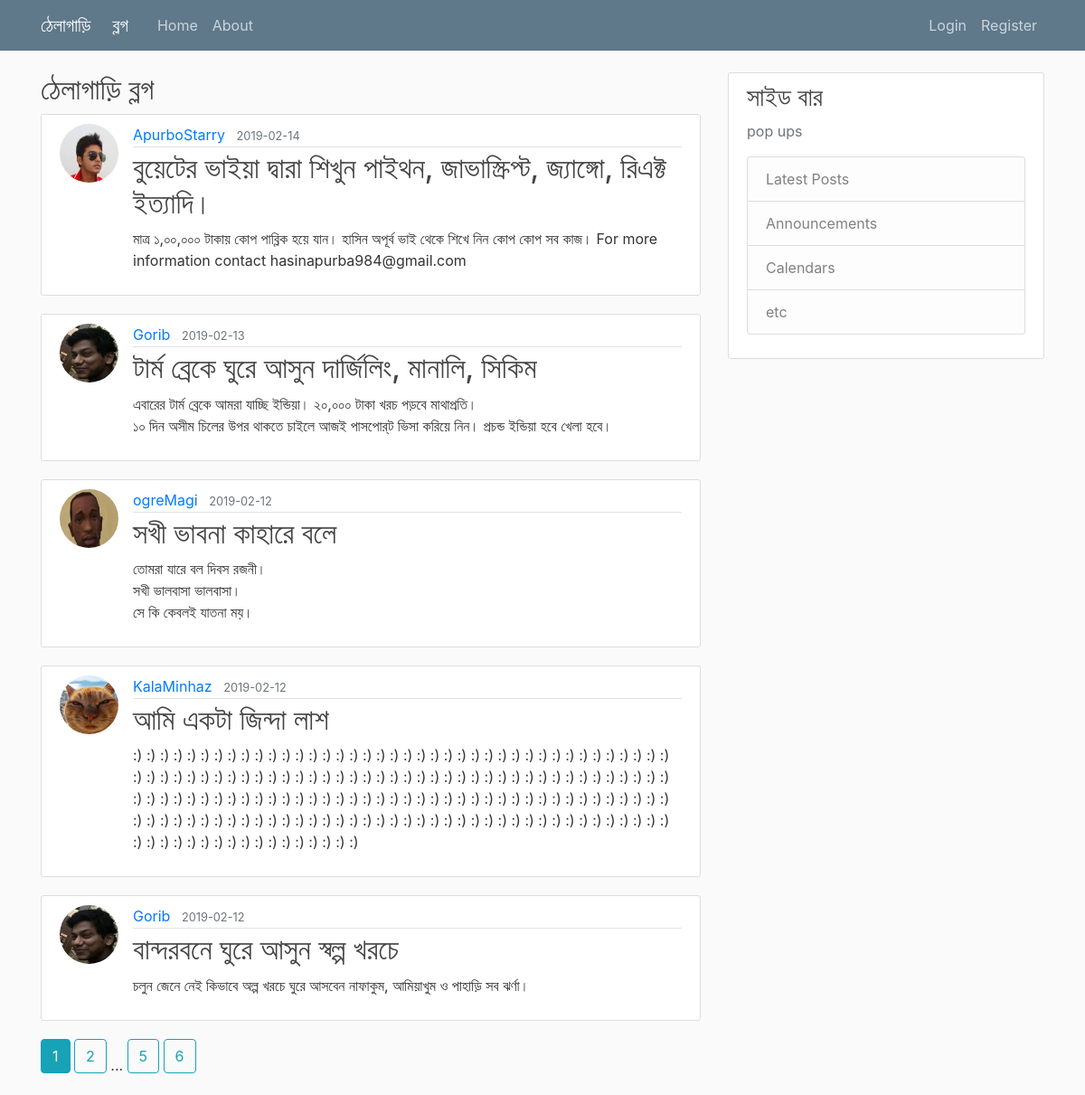
The page /home on the database its author committed.
### blog/models.py (models this page shows, shortened)
class Post(db.Model):
    id = db.Column(db.Integer, primary_key=True)
    title = db.Column(db.String(100), nullable=False)
    date_posted = db.Column(db.DateTime, nullable=False, default=datetime.utcnow)
    content = db.Column(db.Text, nullable=False)
    user_id = db.Column(db.Integer, db.ForeignKey('user.id'), nullable=False)

class User(db.Model, UserMixin):
    id = db.Column(db.Integer, primary_key=True)
    username = db.Column(db.String(20), unique=True, nullable=False)
    email = db.Column(db.String(120), unique=True, nullable=False)
    image_file = db.Column(db.String(20), nullable=False, default='default.jpg')
    password = db.Column(db.String(60), nullable=False)
    posts = db.relationship('Post', backref='author', lazy=True)

### blog/routes.py (the view)
@app.route("/")
@app.route("/home")
def home():
    page = request.args.get('page', 1, type=int)
    posts = Post.query.order_by(Post.date_posted.desc()).paginate(page=page, per_page=5)
    return render_template('home.html', posts=posts)

### blog/templates/home.html
{% extends "layout.html" %}
{% block content %}
    <h2>ঠেলাগাড়ি ব্লগ</h2>
    {% for post in posts.items %}
        <article class="media content-section">
        <img class="rounded-circle article-img" src="{{ url_for('static', filename = 'profile_pics/' + post.author.image_file) }}">
          <div class="media-body">
            <div class="article-metadata">
              <a class="mr-2" href="{{ url_for('user_post', username=post.author.username) }}">{{ post.author.username }}</a>
              <small class="text-muted">{{ post.date_posted.strftime('%Y-%m-%d') }}</small>
            </div>
            <h2><a class="article-title" href="{{ url_for('post', post_id =post.id) }}">{{ post.title }}</a></h2>
            <p class="article-content">{{ post.content }}</p>
          </div>
        </article>
    {% endfor %}
    {% for page_num in posts.iter_pages(left_edge=1, right_edge=2, left_current=1, right_current=2) %}
        {% if page_num  %}
            {% if posts.page==page_num %}
                <a class="btn btn-info mb-4" href="{{ url_for('home', page=page_num) }}"> {{ page_num }}</a>
            {% else %}
                <a class="btn btn-outline-info mb-4" href="{{ url_for('home', page=page_num) }}"> {{ page_num }}</a>
            {% endif %}
        {% else %}
            ...
        {% endif %}
    {% endfor %}
{% endblock content %}

### blog/templates/layout.html (shortened to what this page needs)
<!DOCTYPE html>
<html lang="en">
<head>
    <link rel="stylesheet" href="https://stackpath.bootstrapcdn.com/bootstrap/4.1.3/css/bootstrap.min.css">
     <link rel="stylesheet" type="text/css" href="{{ url_for('static', filename='main.css') }}">
    <link rel="stylesheet" href="https://cdnjs.cloudflare.com/ajax/libs/font-awesome/4.7.0/css/font-awesome.min.css">
</head>
<body>
    <header class="site-header">
      <nav class="navbar navbar-expand-md navbar-dark bg-steel fixed-top">
        <div class="container">
          <a class="navbar-brand mr-4" href="http://127.0.0.1:5000/">ঠেলাগাড়ি</a>
            <a class="navbar-brand mr-4" href="http://127.0.0.1:12345/">ব্লগ</a>
          <div class="collapse navbar-collapse" id="navbarToggle">
            <div class="navbar-nav mr-auto">
              <a class="nav-item nav-link" href="{{ url_for('home') }}">Home</a>
              <a class="nav-item nav-link" href="{{ url_for('about') }}">About</a>
            </div>
            <div class="navbar-nav">
                {% if current_user.is_authenticated %}
                    <a class="nav-item nav-link" href="{{ url_for('new_post') }}">New Post</a>
                    <a class="nav-item nav-link" href="{{ url_for('account') }}">Account</a>
                    <a class="nav-item nav-link" href="{{ url_for('logout') }}">Logout</a>
                {% else %}
                    <a class="nav-item nav-link" href="{{ url_for('login') }}">Login</a>
                    <a class="nav-item nav-link" href="{{ url_for('register') }}">Register</a>
                {% endif %}
            </div>
          </div>
        </div>
      </nav>
    </header>
    <main role="main" class="container">
      <div class="row">
        <div class="col-md-8">
          {% block content %}{% endblock content %}
        </div>
        <div class="col-md-4">
          <div class="content-section">
            <h3>সাইড বার</h3>
            <p class='text-muted'> pop ups
              <ul class="list-group">
                <li class="list-group-item list-group-item-light">Latest Posts</li>
                <li class="list-group-item list-group-item-light">Announcements</li>
                <li class="list-group-item list-group-item-light">Calendars</li>
                <li class="list-group-item list-group-item-light">etc</li>
              </ul>
            </p>
          </div>
        </div>
      </div>
    </main>
</body>
</html>

### blog/static/main.css (style rules this page uses)
body { background: #fafafa; color: #333333; margin-top: 5rem; }
h1, h2, h3, h4, h5, h6 { color: #444444; }
.bg-steel { background-color: #5f788a; }
.site-header .navbar-nav .nav-link { color: #cbd5db; }
.content-section { background: #ffffff; padding: 10px 20px; border: 1px solid #dddddd; border-radius: 3px; margin-bottom: 20px; }
.article-title { color: #444444; }
.article-content { white-space: pre-line; }
.article-img { height: 65px; width: 65px; margin-right: 16px; }
.article-metadata { padding-bottom: 1px; margin-bottom: 4px; border-bottom: 1px solid #e3e3e3 }

### rows shown on the page
Post: image_file (picture), author.username "ApurboStarry", date_posted "2019-02-14", title "বুয়েটের ভাইয়া দ্বারা শিখুন পাইথন, জাভাস্ক্রিপ্ট, জ্যাঙ্গো, রিএক্ট ইত্যাদি।", content "মাত্র ১,০০,০০০ টাকায় কোপ পাব্লিক হয়ে যান। হাসিন অপূর্ব ভাই থেকে শিখে নিন কোপ কোপ সব কাজ। For more information contact hasinapurba984@gmail.com"
Post: image_file (picture), author.username "Gorib", date_posted "2019-02-13", title "টার্ম ব্রেকে ঘুরে আসুন দার্জিলিং, মানালি, সিকিম", content "এবারের টার্ম ব্রেকে আমরা যাচ্ছি ইন্ডিয়া। ২০,০০০ টাকা খরচ পড়বে মাথাপ্রতি। ১০ দিন অসীম চিলের উপর থাকতে চাইলে আজই পাসপোর্‌ট ভিসা করিয়ে নিন। প্রচন্ড ইন্ডিয়া হবে খেলা হবে।"
Post: image_file (picture), author.username "ogreMagi", date_posted "2019-02-12", title "সখী ভাবনা কাহারে বলে", content "তোমরা যারে বল দিবস রজনী। সখী ভালবাসা ভালবাসা। সে কি কেবলই যাতনা ময়।"
Post: image_file (picture), author.username "KalaMinhaz", date_posted "2019-02-12", title "আমি একটা জিন্দা লাশ", content ":) :) :) :) :) :) :) :) :) :) :) :) :) :) :) :) :) :) :) :) :) :) :) :) :) :) :) :) :) :) :) :) :) :) :) :) :) :) :) :) :) :) :) :) :) :) :) :) :) :) :) :) :) :) :) :) :) :) :) :) :) :) :) :) :) :) :) :) :) :) :) :) :) :) :) :) :) :) :) :) :) :) :) :) :) :) :) :) :) :) :) :) :) :) :) :) :) :) :) :) :) :) :) :) :) :) :) :) :) :) :) :) :) :) :) :) :) :) :) :) :) :) :) :) :) :) :) :) :) :) :) :) :) :) :) :) :) :) :) :) :) :) :) :) :) :) :) :) :) :) :) :) :) :) :) :) :) :) :) :) :) :) :) :) :) :) :) :) :) :) :) :) :) :) :) :) :)"
Post: image_file (picture), author.username "Gorib", date_posted "2019-02-12", title "বান্দরবনে ঘুরে আসুন স্বল্প খরচে", content "চলুন জেনে নেই কিভাবে অল্প খরচে ঘুরে আসবেন নাফাকুম, আমিয়াখুম ও পাহাড়ি সব ঝর্ণা।"

### other values the page prints
{{ page_num }} "1"
{{ page_num }} "2" "5" "6"
